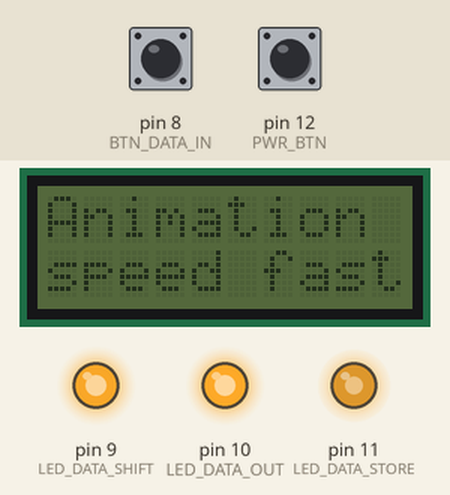
Simulated run of this sketch. Board: Arduino Uno, built with avr-gcc and run on an emulated ATmega328P. On the bench: 10×2 character LCD, output pins drawn as LEDs (lit = HIGH). The test bench sets the inputs (shaded band); at power-on: pin 12 (PWR_BTN) HIGH, pin 8 (BTN_DATA_IN) LOW. What the sketch prints to the serial monitor is not drawn.

Above: at 1.2 s.
1.3 s: pin 12 (PWR_BTN) pulled LOW for 3.2 s
At 1.8 s:
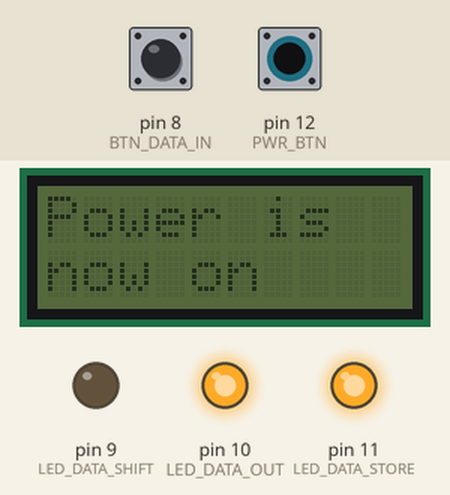
5.1 s: pin 12 (PWR_BTN) pulled LOW for 0.15 s
At 5.7 s:
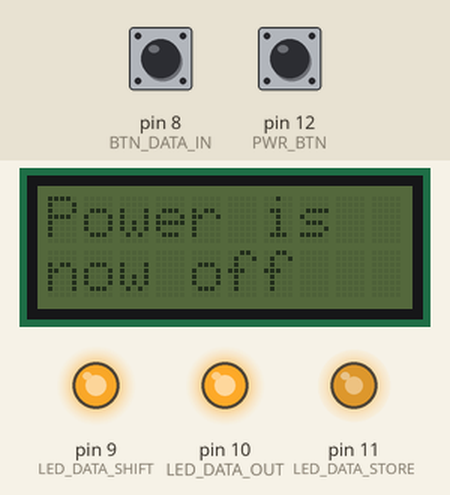
5.8 s: pin 8 (BTN_DATA_IN) pulled HIGH for 0.15 s
At 6.8 s:
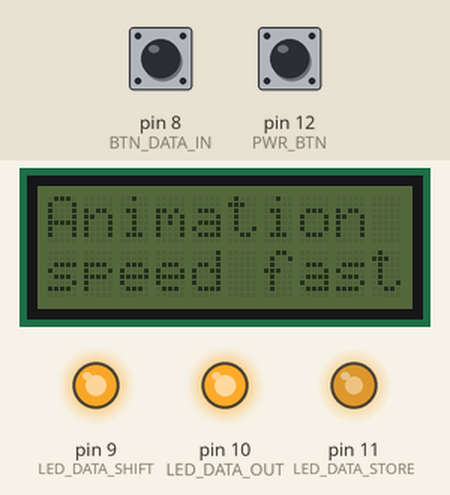
7.5 s: pin 8 (BTN_DATA_IN) pulled HIGH for 1 s
At 8.92 s:
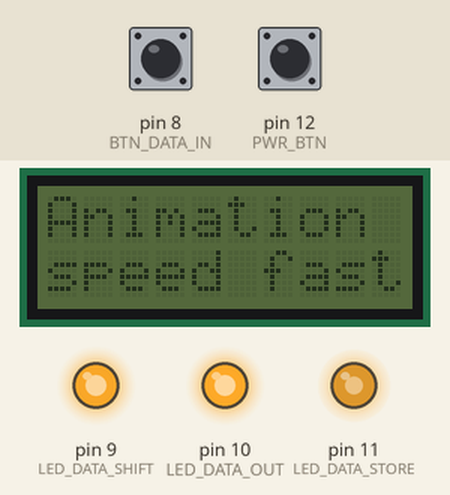
9.1 s: pin 12 (PWR_BTN) pulled LOW for 1 s
At 10.52 s:
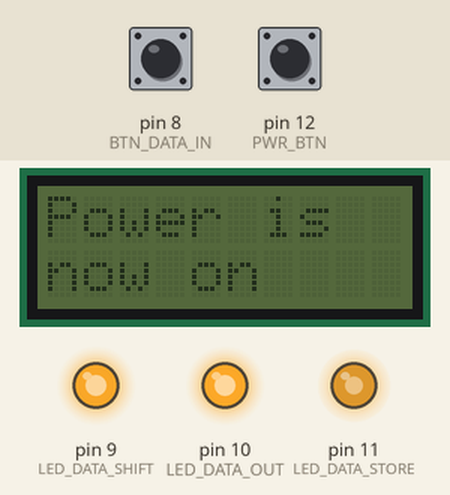
10.7 s: pin 12 (PWR_BTN) pulled LOW for 0.15 s
At 10.89 s:
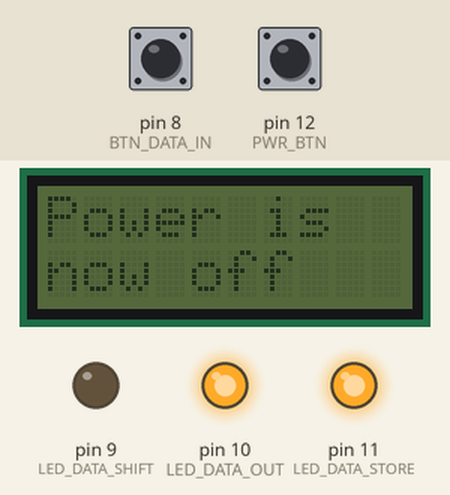
Timing chart, 0 to 14.0 s (numbered marks = the images above; inputs shaded):
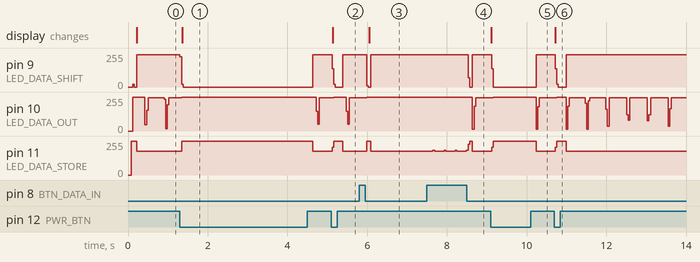

The sketch:

printerface.ino
```cpp
#include <Wire.h>

#include <LiquidCrystal_I2C.h>

LiquidCrystal_I2C lcd(0x27,10,2);  // set the LCD address to 0x20 for a 16 chars and 2 line display

int PWR_BTN = 12;

int LED_DATA_OUT = 10;
int LED_DATA_SHIFT = 9;
int LED_DATA_STORE = 11;
int BTN_DATA_IN = 8;
//int BTN_DATA_SHIFT = 12;??

//   1
//   _
// 2|_|7
// 3|_|5
//   4
// 6 is in the middle

int SevSeg1 = B10100000;
int SevSeg2 = B11011010;
int SevSeg3 = B11110010;
int SevSeg4 = B11100100;
int SevSeg5 = B01110110;
int SevSeg6 = B01111110;
int SevSeg7 = B10100010;
int SevSeg8 = B11111110;
int SevSeg9 = B11110110;
int SevSeg0 = B10111110;

int SevSeg[] = {
B10111110,
B10100000,
B11011010,
B11110010,
B11100100,
B01110110,
B01111110,
B10100010,
B11111110,
B11110110
};

// 0 - <Nothing>
// 8 - Error, Black/photo
// 9 - Error, Colour
// 10- <Nothing>
// 11- Power
// 12- Plain A4
// 13- Photo A4
// 14- Error, Paper
// 15- Photo 10x15

int LED_POWER = B00001000;
int LED_ERR_COL = B00000010;
int LED_ERR_BLACK = B00000001;
int LED_ERR_PAPER = B01000000;

int LED_PLAIN_A4 = B00010000;
int LED_PHOTO_A4 = B00100000;
int LED_PHOTO_1015 = B10000000;

int ERRORS = B01000011;

int COPY_SETTINGS = B10110000;

int allAnimLEDs = B11110011;

int LEDANIM[] = {
B00000010,
B00000001,
B01000000,
B00010000,
B00100000,
B10000000,
B00100000,
B00010000,
B01000000,
B00000001
};
int animMax = 10;

boolean buttonsIn[8];
boolean buttonsHold[8];
boolean buttonsPress[8];

int btnScan = 1;
int btnColour = 2;
int btnBlack = 3;
int btnCopy = 5;
int btnCancel = 7;

void setup() {

  lcd.init();                      // initialize the lcd
  lcd.setCursor(0,0);
  lcd.print("Omniflux");
  lcd.setCursor(0,1);
  lcd.print("Hex Flange");

  // put your setup code here, to run once:
  pinMode(PWR_BTN, INPUT_PULLUP);
  pinMode(LED_DATA_OUT, OUTPUT);
  pinMode(LED_DATA_SHIFT, OUTPUT);
  pinMode(LED_DATA_STORE, OUTPUT);
  pinMode(BTN_DATA_IN, INPUT);
  Serial.begin(9600);
}

void debounce(int pin){
  while (digitalRead(pin)==LOW){}
  delay(100);
}

int output = 0;
int otherLEDs = 0;

int num = 0;

boolean needDebounce = false;

boolean anim = false;
long animTime = 200;
int animStep = 0;
long lastTime;

void loop() {
  if (digitalRead(PWR_BTN)==LOW){
    needDebounce = true;
    otherLEDs =
    (~(otherLEDs & LED_POWER))&(otherLEDs|LED_POWER);
    lcd.clear();
    lcd.setCursor(0,0);
    lcd.print("Power is");
    lcd.setCursor(0,1);
    lcd.print("now ");
    if (otherLEDs & LED_POWER){
      lcd.print("on");
    }
    else{
      lcd.print("off");
    }
  }

  output = SevSeg[num] | (otherLEDs<<8);

  for (int i = 0; i<=16-1; i++){
    int out = !((output >> i)&1);
    digitalWrite(LED_DATA_OUT, out);
    //delay(1);
    digitalWrite(LED_DATA_SHIFT, LOW);
    //delay(1);
    digitalWrite(LED_DATA_SHIFT, HIGH);
    //delay(1);
  }
  delay(1);
  digitalWrite(LED_DATA_STORE, HIGH);
  delay(1);
  digitalWrite(LED_DATA_STORE, LOW);
  delay(1);
  digitalWrite(LED_DATA_STORE, HIGH);

  for (int i = 0; i<= 8-1; i++){
    int btnData = digitalRead(BTN_DATA_IN);
    buttonsIn[i] = !(boolean)(btnData);
    if (buttonsIn[i]){
        buttonsPress[i] = !buttonsHold[i];
        buttonsHold[i] = true;
    }
    else{
      buttonsHold[i] = false;
      buttonsPress[i] = false;
    }
    digitalWrite(LED_DATA_SHIFT, HIGH);
    digitalWrite(LED_DATA_SHIFT, LOW);
  }
  if (buttonsPress[btnScan]){
    Serial.println("btnScan");
    anim = !anim;
    lcd.clear();
    lcd.setCursor(0,0);
    lcd.print("Animation");
    lcd.setCursor(0,1);
    lcd.print("is now ");
    if (anim){
      lcd.print("on");
    }
    else{
      lcd.print("off");
    }
  }
  if (buttonsPress[btnColour]){
    Serial.println("btnColour");
    if (num > 0) num--;
    lcd.clear();
    lcd.setCursor(0,0);
    lcd.print("Digit is");
    lcd.setCursor(0,1);
    lcd.print("now ");
    lcd.print(num);
  }
  if (buttonsPress[btnBlack]){
    Serial.println("btnBlack");
    if (num < 9) num++;
    lcd.clear();
    lcd.setCursor(0,0);
    lcd.print("Digit is");
    lcd.setCursor(0,1);
    lcd.print("now ");
    lcd.print(num);
  }
  if (buttonsPress[btnCopy]){
    Serial.println("btnCopy");
    animTime = 200;
    lcd.clear();
    lcd.setCursor(0,0);
    lcd.print("Animation");
    lcd.setCursor(0,1);
    lcd.print("speed slow");
  }
  if (buttonsPress[btnCancel]){
    Serial.println("btnCancel");
    animTime = 50;
    lcd.clear();
    lcd.setCursor(0,0);
    lcd.print("Animation");
    lcd.setCursor(0,1);
    lcd.print("speed fast");
  }
  if (needDebounce){
    needDebounce = false;
    debounce(PWR_BTN);
  }

  if (anim){
    long time = millis();
    if (time > lastTime + animTime){
      lastTime = time;
      animStep++;
      if (animStep > animMax-1){
        animStep = 0;
      }
      int anim = LEDANIM[animStep];
      otherLEDs =  (otherLEDs & (~allAnimLEDs)) | anim;
    }
  }
}
```

Measured:
- after the input at 1.3 s, pin 9 (LED_DATA_SHIFT): 243/255 → 0/255 at once, → 243/255 3.3 s later; pin 11 (LED_DATA_STORE): 179/255 → 255/255 at once, → 179/255 3.3 s later; the display: changes after 0.06 s (image 1)
- after the input at 5.1 s, pin 9 (LED_DATA_SHIFT): 243/255 → 0/255 at once, → 243/255 0.27 s later; pin 11 (LED_DATA_STORE): 179/255 → 255/255 at once, → 179/255 0.27 s later; the display: changes at once (image 2)
- after the input at 5.8 s, pin 9 (LED_DATA_SHIFT): 243/255 → 0/255 after 0.19 s, → 243/255 0.10 s later; pin 11 (LED_DATA_STORE): 179/255 → 255/255 after 0.19 s, → 178/255 0.10 s later; the display: changes after 0.25 s (image 3)
- after the input at 7.5 s, pin 9 (LED_DATA_SHIFT): 243/255 → 0/255 after 1.0 s, → 243/255 0.11 s later; pin 10 (LED_DATA_OUT): 255/255 → 251/255 after 1.1 s
- after the input at 9.1 s, pin 9 (LED_DATA_SHIFT): 243/255 → 0/255 at once, → 243/255 1.1 s later; pin 11 (LED_DATA_STORE): 179/255 → 255/255 at once, → 179/255 1.1 s later; the display: changes at once (image 5)
- after the input at 10.7 s, pin 9 (LED_DATA_SHIFT): 243/255 → 0/255 at once, → 243/255 0.27 s later; pin 11 (LED_DATA_STORE): 179/255 → 255/255 at once, → 179/255 0.27 s later; the display: changes at once (image 6)
